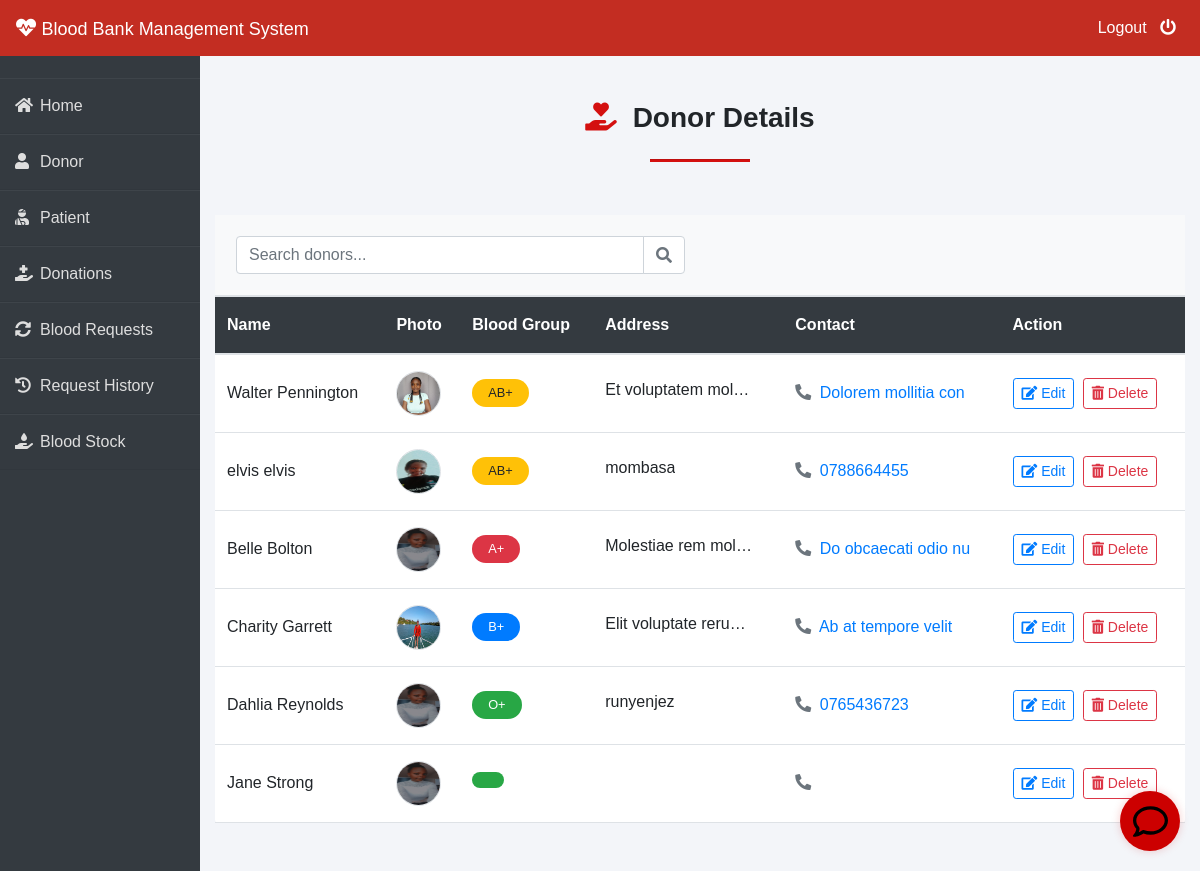
Before: /admin-donor (signed in) with the older database file.
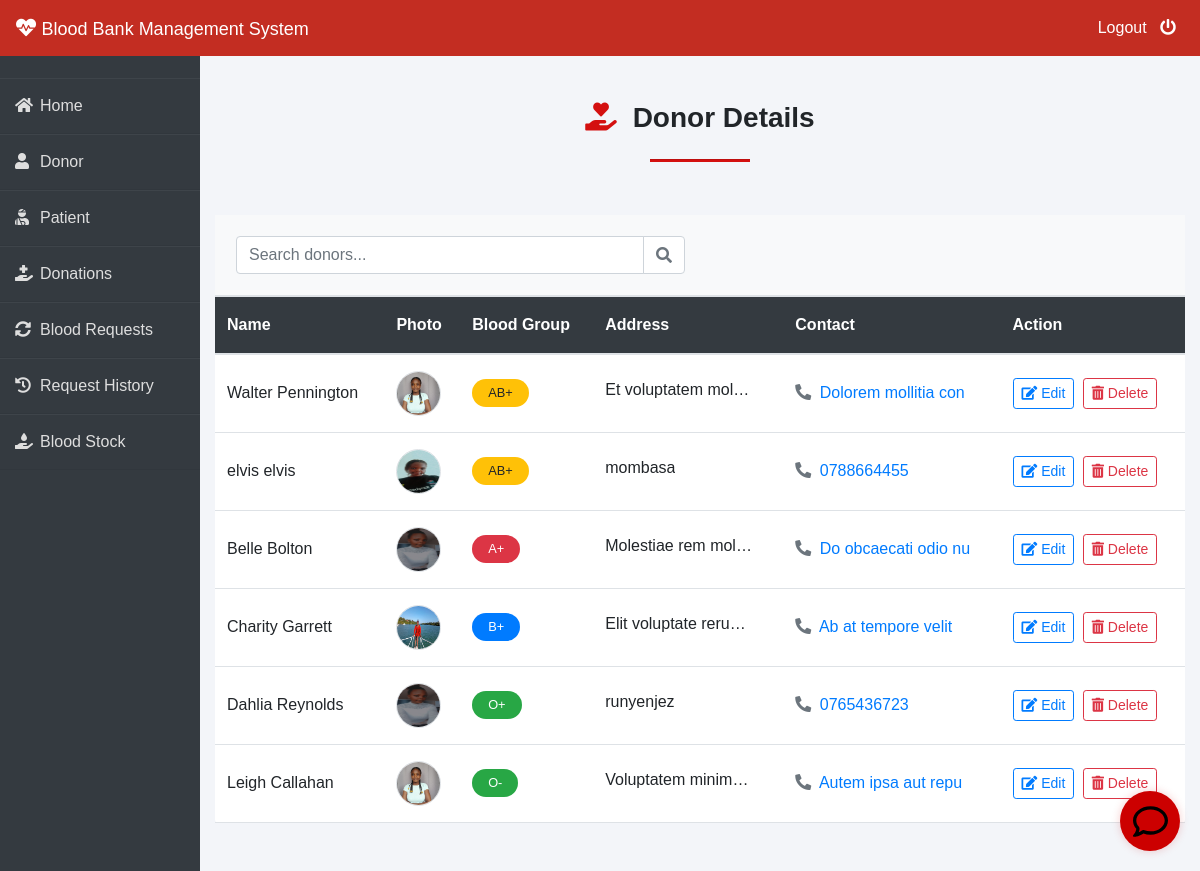
After: the same page with the newer database file.
### donor/models.py (models this page shows, shortened)
class Donor(models.Model):
    user=models.OneToOneField(User,on_delete=models.CASCADE)
    profile_pic= models.ImageField(upload_to='profile_pic/Donor/')
    bloodgroup=models.CharField(max_length=10)
    address = models.CharField(max_length=40)
    mobile = models.CharField(max_length=20,null=False)
    email = models.EmailField(max_length=100, null=True, blank=True)  # New field
    last_donation_date = models.DateTimeField(null=True, blank=True)  # Track last donation
    health_status = models.CharField(max_length=20, default='UNKNOWN',
                                    choices=(('ELIGIBLE', 'Eligible'),
                                            ('INELIGIBLE', 'Ineligible'),
                                            ('UNKNOWN', 'Unknown')))
    status = models.CharField(max_length=20, default="PENDING",
                             choices=(('PENDING', 'Pending'), ('APPROVED', 'Approved')))
    @property
    def get_name(self):
        return self.user.first_name+" "+self.user.last_name

### blood/views.py (the view)
# urls.py: path('admin-donor', views.admin_donor_view,name='admin-donor'),
@login_required(login_url='adminlogin')
def admin_donor_view(request):
    donors=dmodels.Donor.objects.all()
    return render(request,'blood/admin_donor.html',{'donors':donors})

### templates/blood/admin_donor.html (shortened to what the changed rows need)
{% extends 'blood/adminbase.html' %}
{% block content %}
{% load widget_tweaks %}
{% load static %}
<div class="container py-5">
<div class="card shadow-sm border-0 rounded-lg overflow-hidden">
    <div class="card-body p-0">
        <div class="table-responsive">
            <table class="table table-hover mb-0">
                <thead>
                    <tr class="bg-dark">
                        <th scope="col" class="text-white font-weight-medium py-3">Name</th>
                        <th scope="col" class="text-white font-weight-medium py-3">Photo</th>
                        <th scope="col" class="text-white font-weight-medium py-3">Blood Group</th>
                        <th scope="col" class="text-white font-weight-medium py-3">Address</th>
                        <th scope="col" class="text-white font-weight-medium py-3">Contact</th>
                        <th scope="col" class="text-white font-weight-medium py-3">Action</th>
                    </tr>
                </thead>
                <tbody>
                    {% for t in donors %}
                    <tr class="border-bottom">
                        <td class="align-middle py-3">
                            <span class="font-weight-medium">{{t.get_name}}</span>
                        </td>
                        <td class="align-middle py-3">
                            <img src="{% if t.profile_pic %}{% static t.profile_pic.url %}{% else %}{% static 'profile_pic/Donor/cutie.jpg' %}{% endif %}"
                                 alt="Profile" class="rounded-circle border" height="45px" width="45px" />
                        </td>
                        <td class="align-middle py-3">
                            <span class="badge badge-pill px-3 py-2
                            {% if t.bloodgroup == 'A+' or t.bloodgroup == 'A-' %}badge-danger
                            {% elif t.bloodgroup == 'B+' or t.bloodgroup == 'B-' %}badge-primary
                            {% elif t.bloodgroup == 'AB+' or t.bloodgroup == 'AB-' %}badge-warning
                            {% else %}badge-success{% endif %}">
                                {{t.bloodgroup}}
                            </span>
                        </td>
                        <td class="align-middle py-3">
                            <span class="text-truncate d-inline-block" style="max-width: 150px;"
                                  data-toggle="tooltip" title="{{t.address}}">
                                {{t.address}}
                            </span>
                        </td>
                        <td class="align-middle py-3">
                            <a href="tel:{{t.mobile}}" class="text-decoration-none">
                                <i class="fas fa-phone-alt mr-1 text-muted"></i> {{t.mobile}}
                            </a>
                        </td>
                        <td class="align-middle py-3">
                            <a href="{% url 'update-donor' t.id %}" class="btn btn-sm btn-outline-primary mr-1">
                                <i class="fas fa-edit"></i> Edit
                            </a>
                            <a href="#" class="btn btn-sm btn-outline-danger" data-toggle="modal"
                               data-target="#deleteModal{{t.id}}">
                                <i class="fas fa-trash-alt"></i> Delete
                            </a>
                        </td>
                    </tr>
                    {% endfor %}
                </tbody>
            </table>
        </div>
    </div>
</div>
</div>
{% endblock content %}

Changed rows visible on the page:
removed Donor: get_name "Jane Strong"
added Donor: get_name "Leigh Callahan", profile_pic (picture), bloodgroup "O-", address "Voluptatem minim…", mobile "Autem ipsa aut repu"
